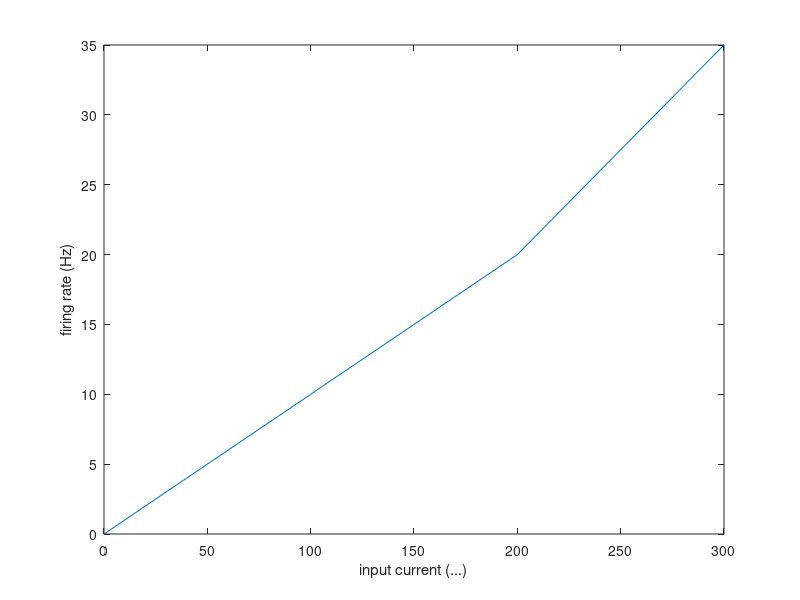

The MATLAB source for this figure:
% Example to fill in curve.
I = zeros(4,1);
R = zeros(4,1);

I(1) = 0;   R(1) = 0;
I(2) = 100; R(2) = 10;
I(3) = 200; R(3) = 20;
I(4) = 300; R(4) = 35;

subplot(1,1,1);
plot(I, R); 
xlabel('input current (...)')
ylabel('firing rate (Hz)')
